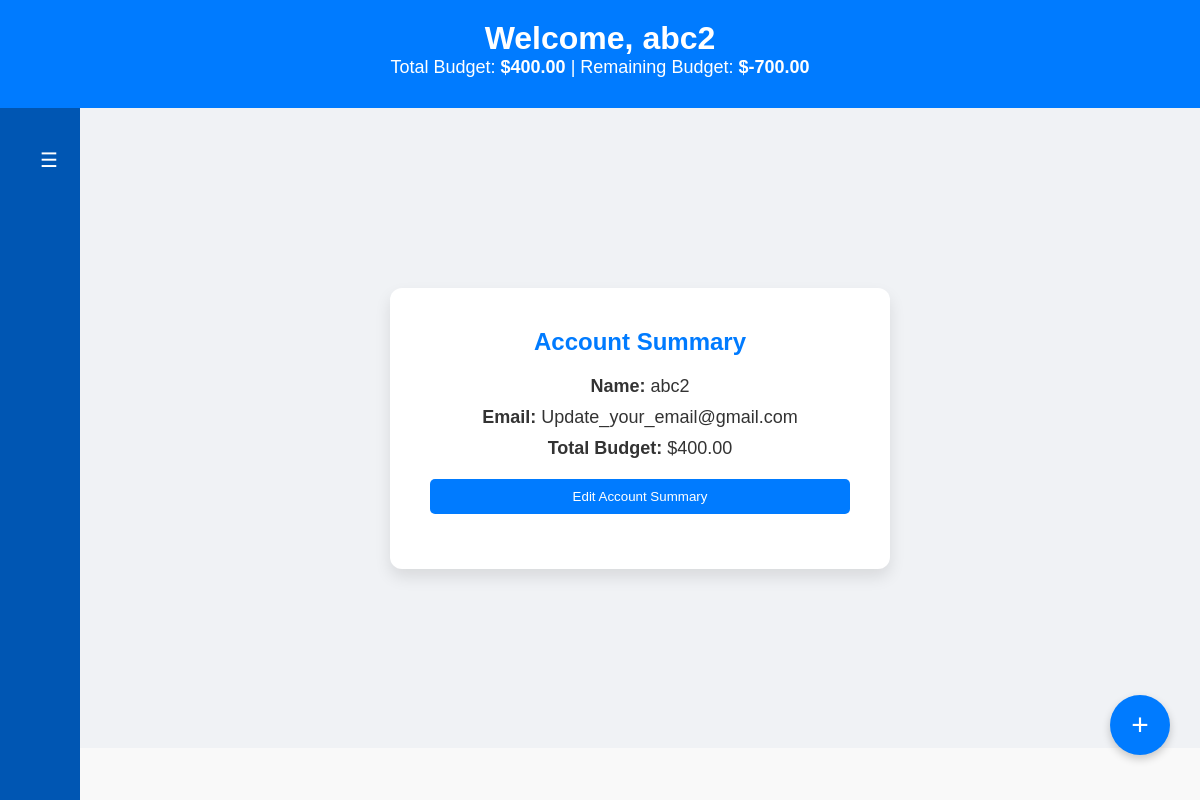
Screenshot of /welcome/ (signed in) with the database file from the repository.
### expenses/models.py (models this page shows, shortened)
class Registerd_user(models.Model):
    username = models.CharField(max_length=20, unique=True)
    password = models.CharField(max_length=128)  # Hashed password
    created_at = models.DateTimeField(auto_now_add=True)
    def __str__(self):
        return self.username

class User(models.Model):
    user= models.OneToOneField(Registerd_user, on_delete= models.CASCADE , related_name= 'user_profile')
    email = models.EmailField(max_length=50 , default= 'Update_your_email@gmail.com')
    total_budget = models.DecimalField( max_digits= 10 , decimal_places= 2 , default= 0)
    budget_remaining = models.DecimalField( max_digits= 10 , decimal_places= 2 , default =0)

### expenses/views.py (the view, shortened to what this page needs)
# urls.py: path('welcome/', welcome ,name='welcome' ) ,
def welcome( request ):
    print("Session Data:", request.session.items())
    session_user = request.session.get('username')
    registered_user = Registerd_user.objects.get(username=session_user )
    user_details = Registerd_user.objects.select_related('user_profile').get(username=session_user)
    print( user_details , type(user_details) , user_details.username)
    if hasattr(user_details, 'user_profile'):
            context = {
                'username': user_details.username,
                'email': user_details.user_profile.email,
                'total_budget': user_details.user_profile.total_budget,
                'budget_remaining': user_details.user_profile.budget_remaining,
            }
    return render( request , 'expenses/welcome.html' ,{ 'user' : context})

### templates/expenses/welcome.html (shortened to what this page needs)
<!DOCTYPE html>
<html lang="en">
<head>
  {% load static %}
  <link rel="stylesheet" href="{% static 'styles.css' %}">
</head>
<body>
  <header id="header">
    <h1>Welcome, {{ user.username }}</h1>
    <p> Total Budget: <strong>${{ user.total_budget }}</strong> | Remaining Budget: <strong>${{ user.budget_remaining }}</strong></p>
  </header>
  <div id="content-wrapper">
    <div id="sidebar" class="collapsed">
      <button id="toggle-btn">☰</button>
    </div>
    <main id="main-content">
      <section>
        <h2>Account Summary</h2>
        <p><strong>Name:</strong> {{ user.username }}</p>
        <p><strong>Email:</strong> <span id="email-display">{{ user.email }}</span></p>
        <p><strong>Total Budget:</strong> <span id="budget-display">${{ user.total_budget }}</span></p>
        <button id="edit-btn">Edit Account Summary</button>
      </section>
    </main>
  </div>
  <button id="add-expense-btn" onclick="window.location.href='/home'">+</button>
</body>
</html>

### static/styles.css (style rules this page uses)
* { margin: 0; padding: 0; box-sizing: border-box; font-family: Arial, sans-serif; }
body { display: flex; flex-direction: column; min-height: 100vh; background-color: #f9f9f9; color: #333; }
#header { background-color: #007bff; color: white; padding: 20px; text-align: center; }
#content-wrapper { display: flex; flex: 1; }
#sidebar { width: 250px; background-color: #0056b3; color: white; padding: 20px; display: flex; flex-direction: column; box-sizing: border-box; transition: width 0.3s; }
#sidebar.collapsed { width: 80px; }
#toggle-btn { background-color: transparent; color: white; border: none; font-size: 20px; cursor: pointer; margin-bottom: 20px; }
main { flex-grow: 1; padding: 20px; }
main { display: flex; gap: 20px; background-color: #f0f2f5; box-sizing: border-box; }
section { background-color: white; padding: 20px; border-radius: 8px; box-shadow: 0 4px 8px rgba(0,0,0,0.1); }
form input, form select, form textarea, button { width: 100%; padding: 10px; margin-bottom: 15px; border-radius: 5px; border: 1px solid #ccc; }
button { background-color: #007bff; color: white; border: none; cursor: pointer; }

### templates/expenses/welcome.html (style rules this page uses)
#main-content { display: flex; justify-content: center; align-items: center; height: 80vh; text-align: center; }
section { background-color: white; padding: 40px; border-radius: 12px; box-shadow: 0 8px 16px rgba(0,0,0,0.1); max-width: 500px; width: 100%; transition: transform 0.3s ease, box-shadow 0.3s ease; }
h2 { color: #007bff; margin-bottom: 20px; }
p, label, input { font-size: 18px; margin-bottom: 10px; }
button { margin-top: 10px; padding: 10px 20px; background-color: #007bff; color: white; border: none; border-radius: 5px; cursor: pointer; }
#add-expense-btn { position: fixed; bottom: 30px; right: 30px; background-color: #007bff; color: white; border: none; border-radius: 50%; width: 60px; height: 60px; font-size: 30px; cursor: pointer; box-shadow: 0 4px 8px rgba(0,0,0,0.2); }

### rows the page displays
Registerd_user: username "abc2"
User: total_budget "400.00", budget_remaining "-700.00", email "Update_your_email@gmail.com"
